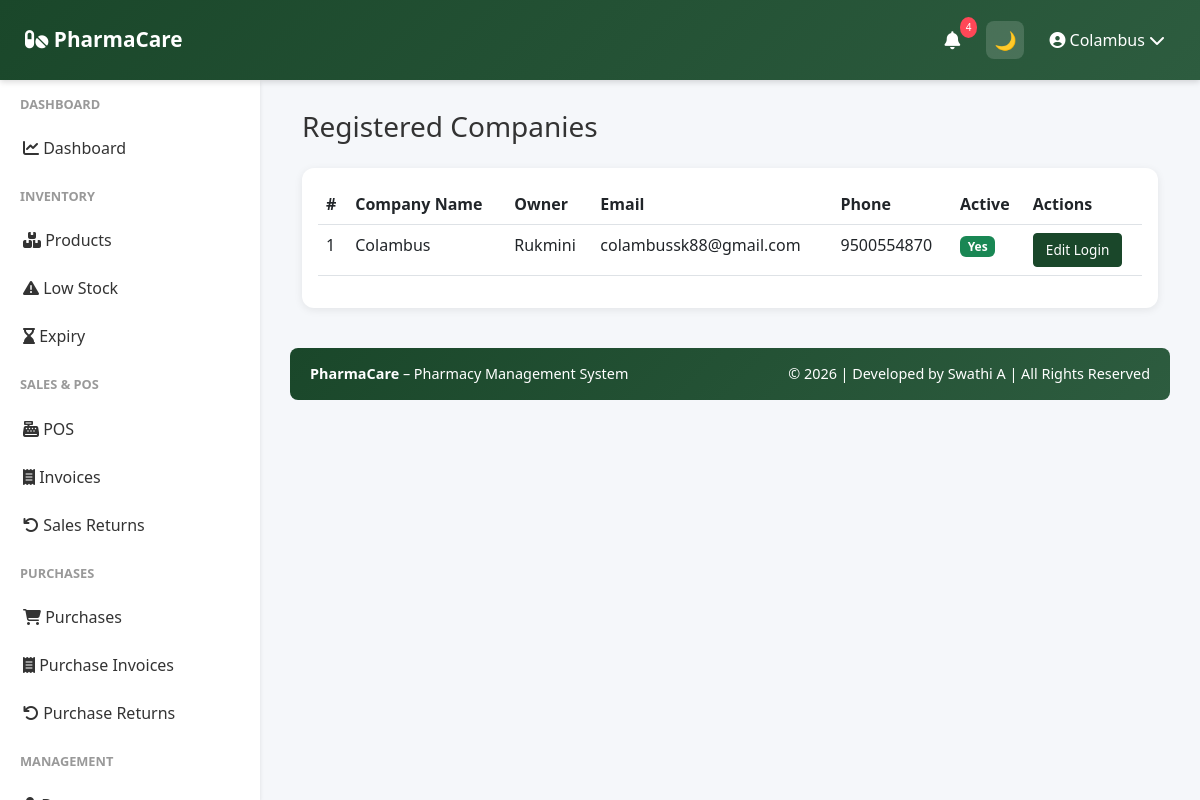
The app's page /admin/companies (signed in) with its own data.
### app/models.py (models this page shows, shortened)
class User(UserMixin, db.Model):
    __tablename__ = 'user'
    id = db.Column(db.Integer, primary_key=True)
    company_id = db.Column(db.Integer, db.ForeignKey('company.id'), nullable=False)
    role = db.Column(db.String(20), default='manager')
    username = db.Column(db.String(255), unique=True, nullable=False)
    password_hash = db.Column(db.String(255), nullable=False)
    is_active = db.Column(db.Boolean, default=True)
    last_login = db.Column(db.DateTime)
    created_date = db.Column(db.DateTime, default=datetime.utcnow)
    updated_date = db.Column(db.DateTime, default=datetime.utcnow, onupdate=datetime.utcnow)
    company = db.relationship('Company', back_populates='user')

class Company(db.Model):
    __tablename__ = 'company'
    id = db.Column(db.Integer, primary_key=True)
    company_id = db.Column(db.String(36), unique=True, default=lambda: str(uuid.uuid4()))
    company_name = db.Column(db.String(255), nullable=False)
    owner_name = db.Column(db.String(255), nullable=False)
    email = db.Column(db.String(255), unique=True, nullable=False)
    phone = db.Column(db.String(20), nullable=False)
    address = db.Column(db.String(500), nullable=False)
    city = db.Column(db.String(100), nullable=False)
    state = db.Column(db.String(100), nullable=False)
    country = db.Column(db.String(100), nullable=False)
    postal_code = db.Column(db.String(20), nullable=False)
    gst_number = db.Column(db.String(50), unique=True)
    drug_license_number = db.Column(db.String(100), unique=True)
    logo_path = db.Column(db.String(500))
    is_active = db.Column(db.Boolean, default=True)
    created_date = db.Column(db.DateTime, default=datetime.utcnow)
    updated_date = db.Column(db.DateTime, default=datetime.utcnow, onupdate=datetime.utcnow)
    user = db.relationship('User', back_populates='company', uselist=False, cascade='all, delete-orphan')
    products = db.relationship('Product', back_populates='company', cascade='all, delete-orphan')
    sales = db.relationship('Sale', back_populates='company', cascade='all, delete-orphan')
    purchases = db.relationship('Purchase', back_populates='company', cascade='all, delete-orphan')
    customers = db.relationship('Customer', back_populates='company', cascade='all, delete-orphan')
    suppliers = db.relationship('Supplier', back_populates='company', cascade='all, delete-orphan')
    expenses = db.relationship('Expense', back_populates='company', cascade='all, delete-orphan')
    alerts = db.relationship('Alert', back_populates='company', cascade='all, delete-orphan')

### app/routes/admin.py (the view)
@admin_bp.route('/companies')
@require_roles('owner')
def companies_list():
    companies = Company.query.order_by(Company.created_date.desc()).all()
    return render_template('admin/companies_list.html', companies=companies)

### app/utils.py (called while the page is built)
def require_roles(*roles):
    def decorator(f):
        @wraps(f)
        def wrapped(*args, **kwargs):
            if not current_user.is_authenticated:
                return redirect(url_for('auth.login'))
            if current_user.role not in roles:
                return redirect(url_for('auth.access_denied'))
            return f(*args, **kwargs)
        return wrapped
    return decorator

### app/templates/admin/companies_list.html (shortened to what this page needs)
{% extends "base.html" %}
{% block content %}
<div class="container">
    <div class="d-flex justify-content-between align-items-center mb-3">
        <h3>Registered Companies</h3>
    </div>
    <div class="card">
        <div class="card-body">
            <table class="table table-hover">
                <thead>
                    <tr>
                        <th>#</th>
                        <th>Company Name</th>
                        <th>Owner</th>
                        <th>Email</th>
                        <th>Phone</th>
                        <th>Active</th>
                        <th>Actions</th>
                    </tr>
                </thead>
                <tbody>
                    {% for c in companies %}
                    <tr>
                        <td>{{ loop.index }}</td>
                        <td>{{ c.company_name }}</td>
                        <td>{{ c.owner_name }}</td>
                        <td>{{ c.email }}</td>
                        <td>{{ c.phone }}</td>
                        <td>{% if c.is_active %}<span class="badge bg-success">Yes</span>{% else %}<span class="badge bg-secondary">No</span>{% endif %}</td>
                        <td>
                            <a class="btn btn-sm btn-primary" href="{{ url_for('admin.edit_company_login', company_id=c.id) }}">Edit Login</a>
                        </td>
                    </tr>
                    {% else %}
                    <tr>
                        <td colspan="7">No companies found.</td>
                    </tr>
                    {% endfor %}
                </tbody>
            </table>
        </div>
    </div>
</div>
{% endblock %}

### app/templates/base.html (shortened to what this page needs)
<!doctype html>
<html lang="en" data-theme="light">
  <head>
    <link
      href="https://cdn.jsdelivr.net/npm/bootstrap@5.3.0/dist/css/bootstrap.min.css"
      rel="stylesheet"
    />
    <link
      rel="stylesheet"
      href="https://cdnjs.cloudflare.com/ajax/libs/font-awesome/6.4.0/css/all.min.css"
    />
  </head>
  <body>
   <nav class="navbar">
  <a class="navbar-brand" href="{{ url_for('dashboard.dashboard') }}">
    <i class="fas fa-pills"></i> PharmaCare
  </a>
  <div class="navbar-right">
    <div class="nav-icon dropdown">
      <a href="#" data-bs-toggle="dropdown">
        <i class="fas fa-bell"></i>
        <span id="alert-badge" class="notification-badge">3</span>
      </a>
    </div>
    <button id="themeToggle" class="nav-icon">
      🌙
    </button>
    <div class="user-menu-navbar dropdown">
      <a href="#" data-bs-toggle="dropdown">
        <i class="fas fa-user-circle"></i>
        {{ current_user.username }}
        <i class="fas fa-chevron-down"></i>
      </a>
    </div>
  </div>
</nav>
    {% if current_user.is_authenticated %}
    <div class="sidebar">
      <nav class="nav flex-column">
        {% if current_user.company and current_user.company.company_name ==
        'Platform Admin' %}
        <div class="nav-section-title">Admin</div>
        <a
          class="nav-link {% if 'admin/companies' in request.path %}active{% endif %}"
          href="{{ url_for('admin.companies_list') }}"
        >
          <i class="fas fa-building"></i> Companies
        </a>
        <a class="nav-link" href="{{ url_for('auth.profile') }}">
          <i class="fas fa-cog"></i> Settings
        </a>
        {% else %}
        <div class="nav-section-title">Dashboard</div>
        <a
          class="nav-link {% if request.endpoint == 'dashboard.dashboard' %}active{% endif %}"
          href="{{ url_for('dashboard.dashboard') }}"
        >
          <i class="fas fa-chart-line"></i> Dashboard
        </a>
        <div class="nav-section-title">Inventory</div>
        <a
          class="nav-link {% if 'inventory' in request.path %}active{% endif %}"
          href="{{ url_for('inventory.products_list') }}"
        >
          <i class="fas fa-boxes"></i> Products
        </a>
        <a
          class="nav-link {% if request.endpoint == 'inventory.low_stock_report' %}active{% endif %}"
          href="{{ url_for('inventory.low_stock_report') }}"
        >
          <i class="fas fa-exclamation-triangle"></i> Low Stock
        </a>
        <a
          class="nav-link {% if request.endpoint == 'inventory.expiry_report' %}active{% endif %}"
          href="{{ url_for('inventory.expiry_report') }}"
        >
          <i class="fas fa-hourglass-end"></i> Expiry
        </a>
        <div class="nav-section-title">Sales & POS</div>
        <a
          class="nav-link {% if request.endpoint == 'sales.pos' %}active{% endif %}"
          href="{{ url_for('sales.pos') }}"
        >
          <i class="fas fa-cash-register"></i> POS
        </a>
        <a
          class="nav-link {% if 'invoices' in request.path %}active{% endif %}"
          href="{{ url_for('sales.invoices_list') }}"
        >
          <i class="fas fa-receipt"></i> Invoices
        </a>
        <a
          class="nav-link {% if request.endpoint == 'sales.sales_returns_list' %}active{% endif %}"
          href="{{ url_for('sales.sales_returns_list') }}"
        >
          <i class="fas fa-undo"></i> Sales Returns
        </a>
<div class="nav-section-title">Purchases</div>
<a
  class="nav-link {% if request.endpoint == 'purchases.purchases_list' %}active{% endif %}"
  href="{{ url_for('purchases.purchases_list') }}"
>
  <i class="fas fa-shopping-cart"></i> Purchases
</a>
<a
  class="nav-link {% if 'purchases' in request.path %}active{% endif %}"
  href="{{ url_for('purchases.purchases_list') }}"
>
  <i class="fas fa-receipt"></i> Purchase Invoices
</a>
<a
  class="nav-link {% if request.endpoint == 'purchases.returns_list' %}active{% endif %}"
  href="{{ url_for('purchases.returns_list') }}"
>
  <i class="fas fa-undo"></i> Purchase Returns
</a>
        <div class="nav-section-title">Management</div>
        <a
          class="nav-link {% if 'doctors' in request.path %}active{% endif %}"
          href="{{ url_for('doctors.doctors_list') }}"
        >
        </a>
        {% endif %}
      </nav>
    </div>
    {% endif %}
    <div
      class="{% if current_user.is_authenticated %}main-content{% else %}auth-page{% endif %}"
    >
       {% block content %}{% endblock %}
      <footer class="footer text-center">
        <div class="row">
          <div class="col-md-6 text-md-start">
            <strong>PharmaCare</strong> – Pharmacy Management System
          </div>
          <div class="col-md-6 text-md-end">
            © 2026 | Developed by Swathi A | All Rights Reserved
          </div>
        </div>
      </footer>
    </div>
  </body>
</html>

### app/templates/base.html (style rules this page uses)
:root { --primary-color: #1a472a; --secondary-color: #2d5c3f; --danger-color: #dc3545; --success-color: #28a745; --warning-color: #ffc107; --info-color: #17a2b8; --bg-color: #f5f7fa; --text-color: #333; --card-bg: #ffffff; --sidebar-bg: #ffffff; }
body { font-family: "Segoe UI", Tahoma, Geneva, Verdana, sans-serif; background: var(--bg-color); color: var(--text-color); }
.navbar { background: linear-gradient(135deg,var(--primary-color),var(--secondary-color)); box-shadow:0 2px 6px rgba(0,0,0,0.15); position:fixed; top:0; left:0; width:100%; height: 80px; z-index:1000; display:flex; align-items:center; justify-content:space-between; padding:0 25px; }
.navbar-brand { font-weight:600; font-size:1.3rem; }
.navbar-right { display:flex; align-items:center; gap:15px; }
.nav-icon { width:38px; height:38px; display:flex; align-items:center; justify-content:center; border-radius:8px; color:#fff; font-size:18px; cursor:pointer; position:relative; transition:all 0.25s ease; }
.navbar a { color:white !important; text-decoration:none; }
#themeToggle { border:none; background:rgba(255,255,255,0.15); width:38px; height:38px; border-radius:8px; display:flex; align-items:center; justify-content:center; font-size:18px; cursor:pointer; }
.navbar .fa-bell { color:white; }
.notification-badge { position:absolute; top:-4px; right:-6px; background:#ff4757; color:white; font-size:10px; padding:3px 6px; border-radius:50%; }
.user-menu-navbar { display:flex; align-items:center; gap:8px; color:white; font-weight:500; cursor:pointer; padding:6px 10px; border-radius:8px; transition:all 0.25s ease; }
.sidebar { background: var(--sidebar-bg); box-shadow:0 2px 4px rgba(0,0,0,0.1); position:fixed; top:80px; left:0; bottom:0; width:260px; overflow-y:auto; }
.sidebar .nav-link { color:var(--text-color); padding:12px 20px; border-left:3px solid transparent; transition:.3s; }
.sidebar .nav-section-title { font-size:.8rem; font-weight:600; color:#999; text-transform:uppercase; padding:15px 20px 10px; }
.main-content { margin-left:260px; margin-top:80px; padding:30px; }
.card, .stat-card { background:var(--card-bg); color:var(--text-color); border:none; border-radius:12px; box-shadow:0 2px 8px rgba(0,0,0,0.08); }
.btn-primary { background:var(--primary-color); border-color:var(--primary-color); }
.btn-sm { padding:6px 12px; font-size:.85rem; }
.footer { background:linear-gradient(135deg,var(--primary-color),var(--secondary-color)); color:#fff; padding:15px 20px; margin-top:40px; border-radius:8px; font-size:.9rem; }

### records on screen
User: username "Colambus"
Company: company_name "Colambus", owner_name "Rukmini", email "colambussk88@gmail.com", phone "9500554870", is_active "Yes"
